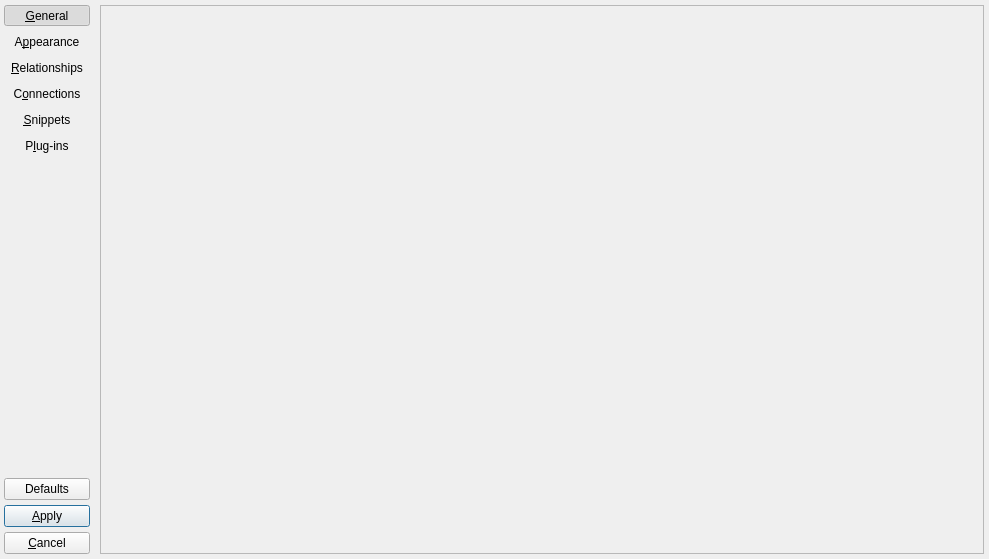
<?xml version="1.0" encoding="UTF-8"?>
<ui version="4.0">
 <class>SettingsWidget</class>
 <widget class="QWidget" name="SettingsWidget">
  <property name="windowModality">
   <enum>Qt::WindowModality::ApplicationModal</enum>
  </property>
  <property name="geometry">
   <rect>
    <x>0</x>
    <y>0</y>
    <width>989</width>
    <height>559</height>
   </rect>
  </property>
  <property name="sizePolicy">
   <sizepolicy hsizetype="Expanding" vsizetype="Expanding">
    <horstretch>0</horstretch>
    <verstretch>0</verstretch>
   </sizepolicy>
  </property>
  <property name="windowTitle">
   <string>pgModeler settings</string>
  </property>
  <property name="windowIcon">
   <iconset resource="../../../../priv-plugins/res/logoicons.qrc">
    <normaloff>:/icons/icons/pgmodeler_logo.png</normaloff>:/icons/icons/pgmodeler_logo.png</iconset>
  </property>
  <layout class="QGridLayout" name="gridLayout_2">
   <property name="leftMargin">
    <number>0</number>
   </property>
   <property name="topMargin">
    <number>0</number>
   </property>
   <property name="rightMargin">
    <number>5</number>
   </property>
   <property name="bottomMargin">
    <number>5</number>
   </property>
   <property name="spacing">
    <number>5</number>
   </property>
   <item row="0" column="0" rowspan="2">
    <widget class="QWidget" name="bnts_parent_wgt" native="true">
     <property name="sizePolicy">
      <sizepolicy hsizetype="Fixed" vsizetype="Expanding">
       <horstretch>0</horstretch>
       <verstretch>0</verstretch>
      </sizepolicy>
     </property>
     <property name="minimumSize">
      <size>
       <width>0</width>
       <height>0</height>
      </size>
     </property>
     <layout class="QGridLayout" name="gridLayout_9">
      <property name="leftMargin">
       <number>4</number>
      </property>
      <property name="topMargin">
       <number>5</number>
      </property>
      <property name="rightMargin">
       <number>5</number>
      </property>
      <property name="bottomMargin">
       <number>0</number>
      </property>
      <property name="spacing">
       <number>5</number>
      </property>
      <item row="0" column="0">
       <widget class="QToolButton" name="general_tb">
        <property name="enabled">
         <bool>true</bool>
        </property>
        <property name="sizePolicy">
         <sizepolicy hsizetype="Preferred" vsizetype="Fixed">
          <horstretch>0</horstretch>
          <verstretch>0</verstretch>
         </sizepolicy>
        </property>
        <property name="minimumSize">
         <size>
          <width>0</width>
          <height>0</height>
         </size>
        </property>
        <property name="text">
         <string>&amp;General</string>
        </property>
        <property name="icon">
         <iconset resource="../../res/resources.qrc">
          <normaloff>:/icons/icons/config.png</normaloff>:/icons/icons/config.png</iconset>
        </property>
        <property name="iconSize">
         <size>
          <width>32</width>
          <height>32</height>
         </size>
        </property>
        <property name="checkable">
         <bool>true</bool>
        </property>
        <property name="checked">
         <bool>true</bool>
        </property>
        <property name="toolButtonStyle">
         <enum>Qt::ToolButtonStyle::ToolButtonTextUnderIcon</enum>
        </property>
        <property name="autoRaise">
         <bool>true</bool>
        </property>
       </widget>
      </item>
      <item row="31" column="0">
       <widget class="QPushButton" name="defaults_btn">
        <property name="sizePolicy">
         <sizepolicy hsizetype="Preferred" vsizetype="Preferred">
          <horstretch>0</horstretch>
          <verstretch>0</verstretch>
         </sizepolicy>
        </property>
        <property name="maximumSize">
         <size>
          <width>16777215</width>
          <height>16777215</height>
         </size>
        </property>
        <property name="text">
         <string>Defaults</string>
        </property>
        <property name="icon">
         <iconset resource="../../res/resources.qrc">
          <normaloff>:/icons/icons/defaults.png</normaloff>:/icons/icons/defaults.png</iconset>
        </property>
        <property name="iconSize">
         <size>
          <width>28</width>
          <height>28</height>
         </size>
        </property>
        <property name="autoDefault">
         <bool>false</bool>
        </property>
        <property name="default">
         <bool>false</bool>
        </property>
       </widget>
      </item>
      <item row="32" column="0">
       <widget class="QPushButton" name="apply_btn">
        <property name="sizePolicy">
         <sizepolicy hsizetype="Preferred" vsizetype="Preferred">
          <horstretch>0</horstretch>
          <verstretch>0</verstretch>
         </sizepolicy>
        </property>
        <property name="maximumSize">
         <size>
          <width>16777215</width>
          <height>16777215</height>
         </size>
        </property>
        <property name="text">
         <string>&amp;Apply</string>
        </property>
        <property name="icon">
         <iconset resource="../../res/resources.qrc">
          <normaloff>:/icons/icons/confirm.png</normaloff>:/icons/icons/confirm.png</iconset>
        </property>
        <property name="iconSize">
         <size>
          <width>28</width>
          <height>28</height>
         </size>
        </property>
        <property name="default">
         <bool>true</bool>
        </property>
       </widget>
      </item>
      <item row="7" column="0">
       <widget class="QToolButton" name="plugins_tb">
        <property name="enabled">
         <bool>true</bool>
        </property>
        <property name="sizePolicy">
         <sizepolicy hsizetype="Preferred" vsizetype="Fixed">
          <horstretch>0</horstretch>
          <verstretch>0</verstretch>
         </sizepolicy>
        </property>
        <property name="minimumSize">
         <size>
          <width>0</width>
          <height>0</height>
         </size>
        </property>
        <property name="text">
         <string>P&amp;lug-ins</string>
        </property>
        <property name="icon">
         <iconset resource="../../res/resources.qrc">
          <normaloff>:/icons/icons/plugins.png</normaloff>:/icons/icons/plugins.png</iconset>
        </property>
        <property name="iconSize">
         <size>
          <width>32</width>
          <height>32</height>
         </size>
        </property>
        <property name="checkable">
         <bool>true</bool>
        </property>
        <property name="toolButtonStyle">
         <enum>Qt::ToolButtonStyle::ToolButtonTextUnderIcon</enum>
        </property>
        <property name="autoRaise">
         <bool>true</bool>
        </property>
       </widget>
      </item>
      <item row="1" column="0">
       <widget class="QToolButton" name="appearance_tb">
        <property name="enabled">
         <bool>true</bool>
        </property>
        <property name="sizePolicy">
         <sizepolicy hsizetype="Preferred" vsizetype="Fixed">
          <horstretch>0</horstretch>
          <verstretch>0</verstretch>
         </sizepolicy>
        </property>
        <property name="minimumSize">
         <size>
          <width>0</width>
          <height>0</height>
         </size>
        </property>
        <property name="text">
         <string>A&amp;ppearance</string>
        </property>
        <property name="icon">
         <iconset resource="../../res/resources.qrc">
          <normaloff>:/icons/icons/appearance.png</normaloff>:/icons/icons/appearance.png</iconset>
        </property>
        <property name="iconSize">
         <size>
          <width>32</width>
          <height>32</height>
         </size>
        </property>
        <property name="checkable">
         <bool>true</bool>
        </property>
        <property name="toolButtonStyle">
         <enum>Qt::ToolButtonStyle::ToolButtonTextUnderIcon</enum>
        </property>
        <property name="autoRaise">
         <bool>true</bool>
        </property>
       </widget>
      </item>
      <item row="5" column="0">
       <widget class="QToolButton" name="connections_tb">
        <property name="enabled">
         <bool>true</bool>
        </property>
        <property name="sizePolicy">
         <sizepolicy hsizetype="Preferred" vsizetype="Fixed">
          <horstretch>0</horstretch>
          <verstretch>0</verstretch>
         </sizepolicy>
        </property>
        <property name="minimumSize">
         <size>
          <width>0</width>
          <height>0</height>
         </size>
        </property>
        <property name="text">
         <string>C&amp;onnections</string>
        </property>
        <property name="icon">
         <iconset resource="../../res/resources.qrc">
          <normaloff>:/icons/icons/connection.png</normaloff>:/icons/icons/connection.png</iconset>
        </property>
        <property name="iconSize">
         <size>
          <width>32</width>
          <height>32</height>
         </size>
        </property>
        <property name="checkable">
         <bool>true</bool>
        </property>
        <property name="toolButtonStyle">
         <enum>Qt::ToolButtonStyle::ToolButtonTextUnderIcon</enum>
        </property>
        <property name="autoRaise">
         <bool>true</bool>
        </property>
       </widget>
      </item>
      <item row="30" column="0">
       <spacer name="verticalSpacer">
        <property name="orientation">
         <enum>Qt::Orientation::Vertical</enum>
        </property>
        <property name="sizeHint" stdset="0">
         <size>
          <width>20</width>
          <height>40</height>
         </size>
        </property>
       </spacer>
      </item>
      <item row="6" column="0">
       <widget class="QToolButton" name="snippets_tb">
        <property name="enabled">
         <bool>true</bool>
        </property>
        <property name="sizePolicy">
         <sizepolicy hsizetype="Preferred" vsizetype="Fixed">
          <horstretch>0</horstretch>
          <verstretch>0</verstretch>
         </sizepolicy>
        </property>
        <property name="minimumSize">
         <size>
          <width>0</width>
          <height>0</height>
         </size>
        </property>
        <property name="text">
         <string>&amp;Snippets</string>
        </property>
        <property name="icon">
         <iconset resource="../../res/resources.qrc">
          <normaloff>:/icons/icons/codesnippet.png</normaloff>:/icons/icons/codesnippet.png</iconset>
        </property>
        <property name="iconSize">
         <size>
          <width>32</width>
          <height>32</height>
         </size>
        </property>
        <property name="checkable">
         <bool>true</bool>
        </property>
        <property name="toolButtonStyle">
         <enum>Qt::ToolButtonStyle::ToolButtonTextUnderIcon</enum>
        </property>
        <property name="autoRaise">
         <bool>true</bool>
        </property>
       </widget>
      </item>
      <item row="2" column="0">
       <widget class="QToolButton" name="relationships_tb">
        <property name="enabled">
         <bool>true</bool>
        </property>
        <property name="sizePolicy">
         <sizepolicy hsizetype="Preferred" vsizetype="Fixed">
          <horstretch>0</horstretch>
          <verstretch>0</verstretch>
         </sizepolicy>
        </property>
        <property name="minimumSize">
         <size>
          <width>0</width>
          <height>0</height>
         </size>
        </property>
        <property name="text">
         <string>&amp;Relationships</string>
        </property>
        <property name="icon">
         <iconset resource="../../res/resources.qrc">
          <normaloff>:/icons/icons/relationship.png</normaloff>:/icons/icons/relationship.png</iconset>
        </property>
        <property name="iconSize">
         <size>
          <width>32</width>
          <height>32</height>
         </size>
        </property>
        <property name="checkable">
         <bool>true</bool>
        </property>
        <property name="toolButtonStyle">
         <enum>Qt::ToolButtonStyle::ToolButtonTextUnderIcon</enum>
        </property>
        <property name="autoRaise">
         <bool>true</bool>
        </property>
       </widget>
      </item>
      <item row="33" column="0">
       <widget class="QPushButton" name="cancel_btn">
        <property name="sizePolicy">
         <sizepolicy hsizetype="Preferred" vsizetype="Preferred">
          <horstretch>0</horstretch>
          <verstretch>0</verstretch>
         </sizepolicy>
        </property>
        <property name="maximumSize">
         <size>
          <width>16777215</width>
          <height>16777215</height>
         </size>
        </property>
        <property name="text">
         <string>&amp;Cancel</string>
        </property>
        <property name="icon">
         <iconset resource="../../res/resources.qrc">
          <normaloff>:/icons/icons/cancel.png</normaloff>:/icons/icons/cancel.png</iconset>
        </property>
        <property name="iconSize">
         <size>
          <width>28</width>
          <height>28</height>
         </size>
        </property>
        <property name="flat">
         <bool>false</bool>
        </property>
       </widget>
      </item>
     </layout>
    </widget>
   </item>
   <item row="1" column="1" colspan="3">
    <widget class="QFrame" name="frame">
     <property name="sizePolicy">
      <sizepolicy hsizetype="Preferred" vsizetype="Expanding">
       <horstretch>0</horstretch>
       <verstretch>0</verstretch>
      </sizepolicy>
     </property>
     <property name="frameShape">
      <enum>QFrame::Shape::StyledPanel</enum>
     </property>
     <property name="frameShadow">
      <enum>QFrame::Shadow::Raised</enum>
     </property>
     <layout class="QVBoxLayout" name="verticalLayout">
      <property name="spacing">
       <number>0</number>
      </property>
      <property name="leftMargin">
       <number>0</number>
      </property>
      <property name="topMargin">
       <number>0</number>
      </property>
      <property name="rightMargin">
       <number>0</number>
      </property>
      <property name="bottomMargin">
       <number>0</number>
      </property>
      <item>
       <widget class="QStackedWidget" name="confs_stw">
        <property name="sizePolicy">
         <sizepolicy hsizetype="Expanding" vsizetype="Expanding">
          <horstretch>0</horstretch>
          <verstretch>0</verstretch>
         </sizepolicy>
        </property>
        <property name="minimumSize">
         <size>
          <width>100</width>
          <height>0</height>
         </size>
        </property>
        <property name="maximumSize">
         <size>
          <width>16777215</width>
          <height>16777215</height>
         </size>
        </property>
        <property name="layoutDirection">
         <enum>Qt::LayoutDirection::LeftToRight</enum>
        </property>
        <property name="currentIndex">
         <number>-1</number>
        </property>
       </widget>
      </item>
     </layout>
    </widget>
   </item>
   <item row="0" column="2">
    <spacer name="verticalSpacer_2">
     <property name="orientation">
      <enum>Qt::Orientation::Vertical</enum>
     </property>
     <property name="sizeType">
      <enum>QSizePolicy::Policy::Fixed</enum>
     </property>
     <property name="sizeHint" stdset="0">
      <size>
       <width>20</width>
       <height>0</height>
      </size>
     </property>
    </spacer>
   </item>
  </layout>
 </widget>
 <tabstops>
  <tabstop>general_tb</tabstop>
  <tabstop>appearance_tb</tabstop>
  <tabstop>relationships_tb</tabstop>
  <tabstop>connections_tb</tabstop>
  <tabstop>snippets_tb</tabstop>
  <tabstop>plugins_tb</tabstop>
 </tabstops>
 <resources>
  <include location="../../res/resources.qrc"/>
  <include location="../../../../priv-plugins/res/logoicons.qrc"/>
 </resources>
 <connections/>
</ui>
